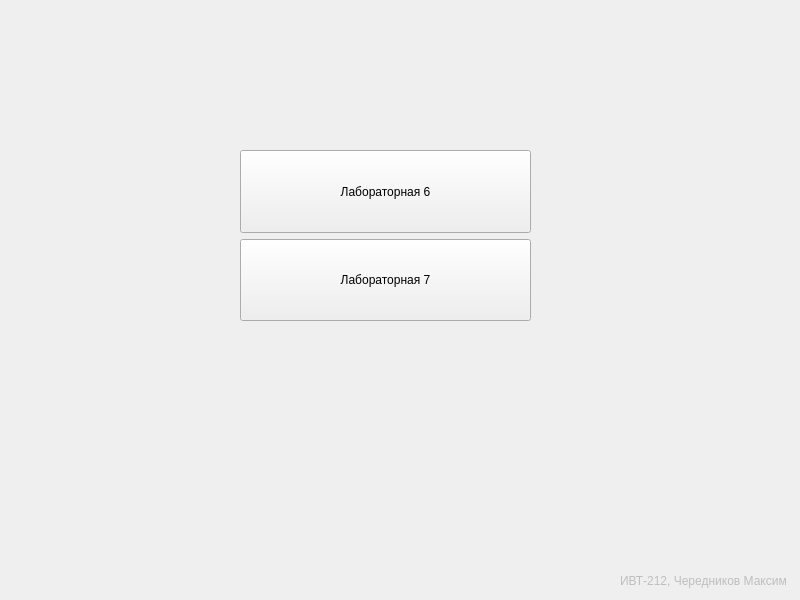
<?xml version="1.0" encoding="UTF-8"?>
<ui version="4.0">
 <class>MainWindow</class>
 <widget class="QMainWindow" name="MainWindow">
  <property name="geometry">
   <rect>
    <x>0</x>
    <y>0</y>
    <width>800</width>
    <height>600</height>
   </rect>
  </property>
  <property name="windowTitle">
   <string>MainWindow</string>
  </property>
  <widget class="QWidget" name="centralwidget">
   <widget class="QWidget" name="layoutWidget">
    <property name="geometry">
     <rect>
      <x>230</x>
      <y>140</y>
      <width>311</width>
      <height>191</height>
     </rect>
    </property>
    <layout class="QVBoxLayout" name="verticalLayout" stretch="0,0">
     <property name="spacing">
      <number>6</number>
     </property>
     <property name="sizeConstraint">
      <enum>QLayout::SetDefaultConstraint</enum>
     </property>
     <property name="leftMargin">
      <number>10</number>
     </property>
     <property name="topMargin">
      <number>10</number>
     </property>
     <property name="rightMargin">
      <number>10</number>
     </property>
     <property name="bottomMargin">
      <number>10</number>
     </property>
     <item>
      <widget class="QPushButton" name="btn_lab6">
       <property name="sizePolicy">
        <sizepolicy hsizetype="Minimum" vsizetype="Minimum">
         <horstretch>0</horstretch>
         <verstretch>0</verstretch>
        </sizepolicy>
       </property>
       <property name="text">
        <string>Лабораторная 6</string>
       </property>
      </widget>
     </item>
     <item>
      <widget class="QPushButton" name="pushButton">
       <property name="sizePolicy">
        <sizepolicy hsizetype="Minimum" vsizetype="Minimum">
         <horstretch>0</horstretch>
         <verstretch>0</verstretch>
        </sizepolicy>
       </property>
       <property name="text">
        <string>Лабораторная 7</string>
       </property>
      </widget>
     </item>
    </layout>
   </widget>
   <widget class="QLabel" name="label">
    <property name="enabled">
     <bool>false</bool>
    </property>
    <property name="geometry">
     <rect>
      <x>620</x>
      <y>570</y>
      <width>171</width>
      <height>21</height>
     </rect>
    </property>
    <property name="text">
     <string>ИВТ-212, Чередников Максим</string>
    </property>
   </widget>
  </widget>
 </widget>
 <resources/>
 <connections/>
</ui>
